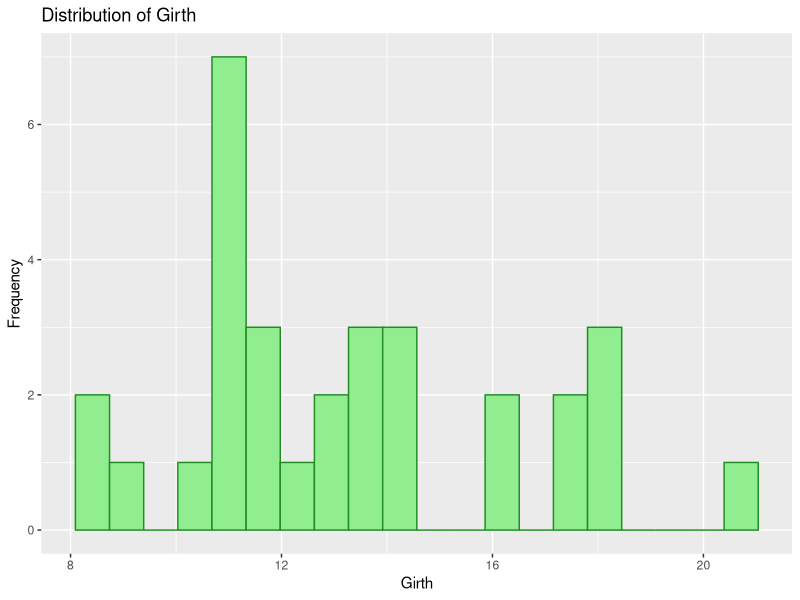
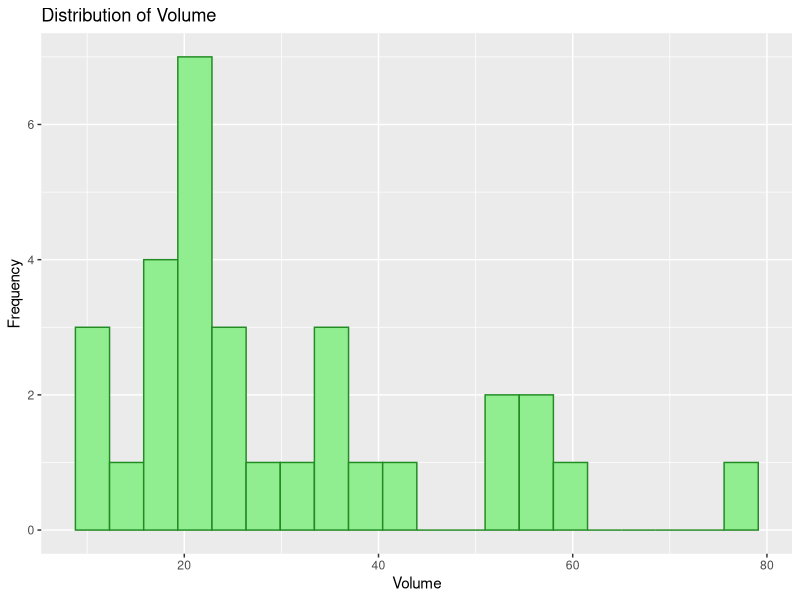
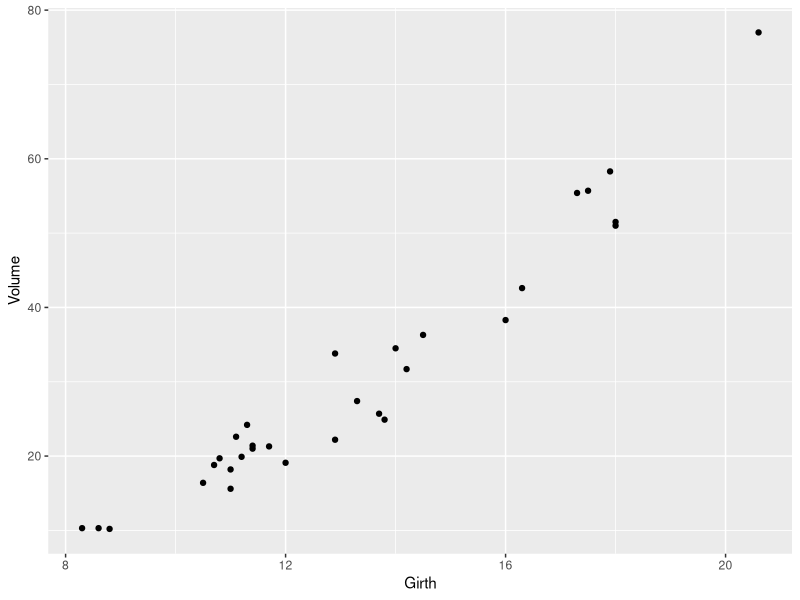

Reproduce these figures in R, in order.
## ---- chunk 1
knitr::opts_chunk$set(echo = TRUE)
## ---- chunk 2
library(ggplot2)
data("trees")
head(trees)
## ---- chunk 3
ggplot(data = trees,
       aes(x = Girth)) +
  geom_histogram(bins = 20, color = "forestgreen", fill = "lightgreen") +
  labs(
    title = "Distribution of Girth",
    x = "Girth",
    y = "Frequency"
  )

## ---- chunk 4
ggplot(data = trees,
       aes(x = Volume)) +
  geom_histogram(bins = 20, color = "forestgreen", fill = "lightgreen") +
  labs(
    title = "Distribution of Volume",
    x = "Volume",
    y = "Frequency"
  )

## ---- chunk 5
ggplot(data= trees,
       aes(x = Girth, y = Volume)) +
  geom_point() +
  labs(
    x = "Girth",
    y = "Volume"
  )
## ---- chunk 6
shapiro.test(trees$Volume)
## ---- chunk 7
shapiro.test(trees$Girth)
